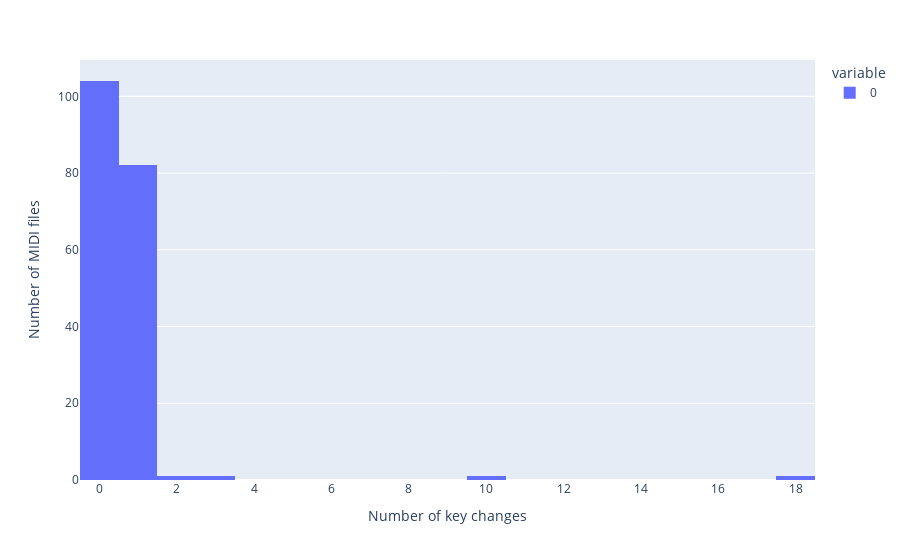

Here is the notebook cell this chart was saved with:
### Markdown cell above
## Key changes

The current key in a piece of music can be specified with the optional key signature change meta-events. These events do not affect playback, so many of our MIDI files omit these events altogether, though a roughly equal number had a single key change event. Interestingly, a disproportionate number of MIDI files had a key change to C major - this is likely a reflection of the fact that many MIDI transcription software packages automatically insert a C major key change.

### Code cell
fig = px.histogram(
    [len(s['key_numbers']) for s in statistics],
)
fig.update_yaxes(title='Number of MIDI files')
fig.update_xaxes(title='Number of key changes')
fig.show()

### Figure 1 — Plotly figure (JSON) as saved in the notebook; plotly's stock layout.template omitted (floating-point values rounded to 4 significant figures; data arrays with more than 128 entries replaced by an {"elided": "..."} marker saying what was removed)
{"data": [{"alignmentgroup": "True", "bingroup": "x", "hovertemplate": "variable=0<br>value=%{x}<br>count=%{y}<extra></extra>", "legendgroup": "0", "marker": {"color": "#636efa"}, "name": "0", "offsetgroup": "0", "orientation": "v", "showlegend": true, "type": "histogram", "x": {"elided": "190 int values"}, "xaxis": "x", "yaxis": "y"}], "layout": {"barmode": "relative", "legend": {"title": {"text": "variable"}, "tracegroupgap": 0}, "margin": {"t": 60}, "xaxis": {"anchor": "y", "domain": [0.0, 1.0], "title": {"text": "Number of key changes"}}, "yaxis": {"anchor": "x", "domain": [0.0, 1.0], "title": {"text": "Number of MIDI files"}}}}
